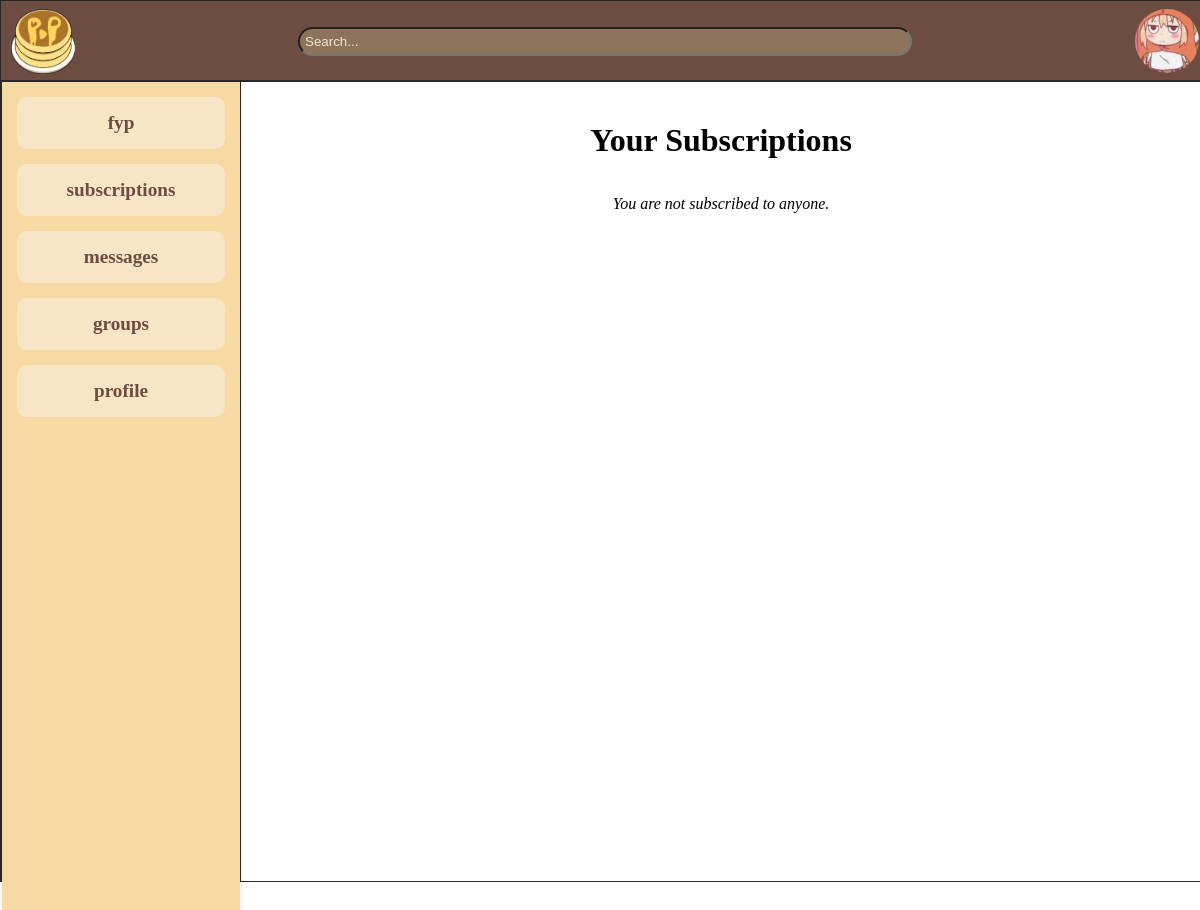
/subscriptions/ (signed in), run on an earlier commit of the app's database.
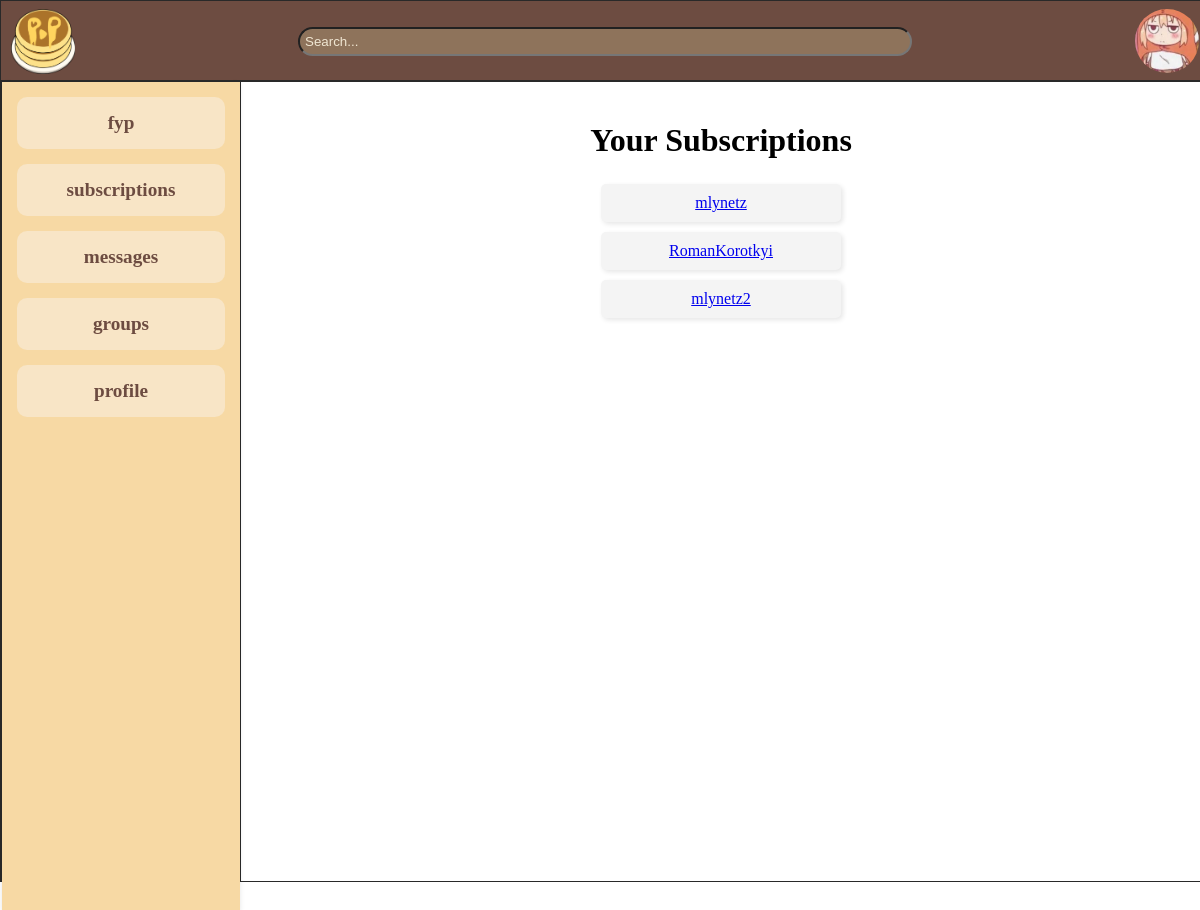
And on a later commit of the database.
### PanPlate_app/models.py (models this page shows, shortened)
class Subscription(models.Model):
    user = models.ForeignKey(User, on_delete=models.CASCADE, related_name='subscribed_users')
    subscribed_to = models.ForeignKey(User, on_delete=models.CASCADE, related_name='subscribers')
    class Meta:
        unique_together = ('user', 'subscribed_to')  # Ensures a user can't subscribe to the same user twice

### PanPlate_app/views.py (the view)
# urls.py: path('subscriptions/', views.SubscriptionListView.as_view(), name='subscriptions_list'),
class SubscriptionListView(LoginRequiredMixin, ListView):
    model = Subscription
    template_name = 'PanPlate_app/subscriptions.html'
    context_object_name = 'subscriptions'
    def get_queryset(self):
        return Subscription.objects.filter(user=self.request.user)
    def get_context_data(self, **kwargs):
        context = super().get_context_data(**kwargs)
        try:
            avatar = UserAvatar.objects.get(user=self.request.user).avatar.url
        except UserAvatar.DoesNotExist:
            avatar = "/media/avatars/no_image.jpg"
        context['avatar'] = avatar
        return context

### templates/PanPlate_app/subscriptions.html
{% extends 'base.html' %}
{% load static %}
{% block content %}
    <link rel="stylesheet" href="{% static 'css/subscriptions.css' %}">
    <div class="subscriptions-container">
        <h1 class="title">Your Subscriptions</h1>
        <ul class="subscriptions-list">
            {% for subscription in subscriptions %}
                <li class="subscription-item">
                    <a href="{% url 'another_user_profile' subscription.subscribed_to.id %}">
                    {{ subscription.subscribed_to.username }}
                    </a>
                </li>
            {% empty %}
                <p class="no-subscriptions">You are not subscribed to anyone.</p>
            {% endfor %}
        </ul>
    </div>
{% endblock %}

### templates/base.html (shortened to what this page needs)
<!DOCTYPE html>
<html lang="en">
<head>
    {% load static %}
    <link rel="stylesheet" href="{% static 'css/base.css' %}">
</head>
<body>
    <div class="wrapper">
        <header>
            <div class="header-title">
                <a href="/" class="icon_link"><img src="{% static 'images/PanPlateLogo.png' %}" class="site_icon"></a>
                <form action="{% url 'search_results' %}" method="GET">
                    <input type="text" name="q" id="search-input" placeholder="Search..." class="search-bar" value="{{ request.GET.q }}">
                </form>
                <div class="avatar-container">
                    <img src="{{ avatar }}" class="avatar" id="avatar">
                </div>
            </div>
        </header>
        <main>
            <aside class="sidebar">
                <div class="sidebar-div">
                    <nav class="sidebar-nav">
                        <p class="nav-p"><a href="/" class="nav-link">fyp</a></p>
                        <p class="nav-p"><a href="{% url 'subscriptions_list' %}" class="nav-link">subscriptions</a></p>
                        <p class="nav-p"><a href="{% url 'chat_list' %}" class="nav-link">messages</a></p>
                        <p class="nav-p"><a href="{% url 'group_list' %}" class="nav-link">groups</a></p>
                        <p class="nav-p">
                            {% if user.id %}
                              <a href="{% url 'profile' user.id %}" class="nav-link">profile</a>
                            {% else %}
                              <a href="" class="nav-link">profile</a>
                            {% endif %}
                        </p>
                    </nav>
                </div>
            </aside>
            {% block content %}
            {% endblock %}
        </main>
    </div>
</body>
</html>

### static/css/base.css (style rules this page uses)
.header-title { margin: 0%; height: 100%; display: flex; align-items: center; justify-content: space-between; width: 100%; padding: 0 10px; border: 1px solid; border-color: #292929; background-color: #6d4c41; }
.site_icon { margin: 0; width: 100%; height: auto; }
.icon_link { width: 8vh; height: 8vh; }
.search-bar { width: 600px; height: 20%; margin: 0 10px; padding: 5px; border-radius: 2vh; background-color: #8e735b; color: white; }
.search-bar::placeholder { color: #f0e6d2; }
.avatar { margin: 0; margin-right: 0%; width: 100%; height: 100%; object-fit: cover; object-position: center; border-radius: 50%; overflow: hidden; }
main { display: flex; flex: 1; width: 100%; height: 100%; border: 1px solid; border-color: #292929; }
.sidebar { padding: 0%; width: 20%; height: 100%; box-sizing: border-box; display: flex; flex-direction: column; align-items: flex-start; border: 1px solid; border-color: #292929; font-size: 1.5rem; }
.sidebar-div { width: 100%; height: 100%; }
.sidebar-nav { display: flex; flex-direction: column; gap: 15px; padding: 15px; background-color: #f7d9a4; border-radius: 0px; box-shadow: 0 2px 5px rgba(0, 0, 0, 0.1); width: auto; height: 100%; }
.nav-p { margin: 0; }
.nav-link { display: block; color: #6d4c41; text-decoration: none; padding: 15px; background-color: #f8e5c6; border-radius: 10px; font-size: 1.2rem; font-weight: bold; text-align: center; transition: background-color 0.3s, color 0.3s; }
body { margin: 0%; width: 100%; height: 100vh; overflow: hidden }
.wrapper { height: 100%; width: 100%; }
header { height: 10vh; width: 100%; }
.avatar-container { position: relative; display: inline-block; width: 8vh; height: 8vh; margin-right: 1%; }

### static/css/subscriptions.css (style rules this page uses)
.subscriptions-container { text-align: center; margin: 20px auto; }
.title { margin-bottom: 20px; }
.subscriptions-list { list-style: none; padding: 0; display: flex; flex-direction: column; align-items: center; }
.subscription-item { background-color: #f4f4f4; padding: 10px 20px; margin: 5px 0; border-radius: 5px; width: 200px; text-align: center; box-shadow: 2px 2px 5px rgba(0, 0, 0, 0.1); }

What changed in the data, as far as the page shows it:
added Subscription: subscribed_to.username "mlynetz"
added Subscription: subscribed_to.username "RomanKorotkyi"
added Subscription: subscribed_to.username "mlynetz2"
Also different on the page:
text no longer shown: "You are not subscribed to anyone."
